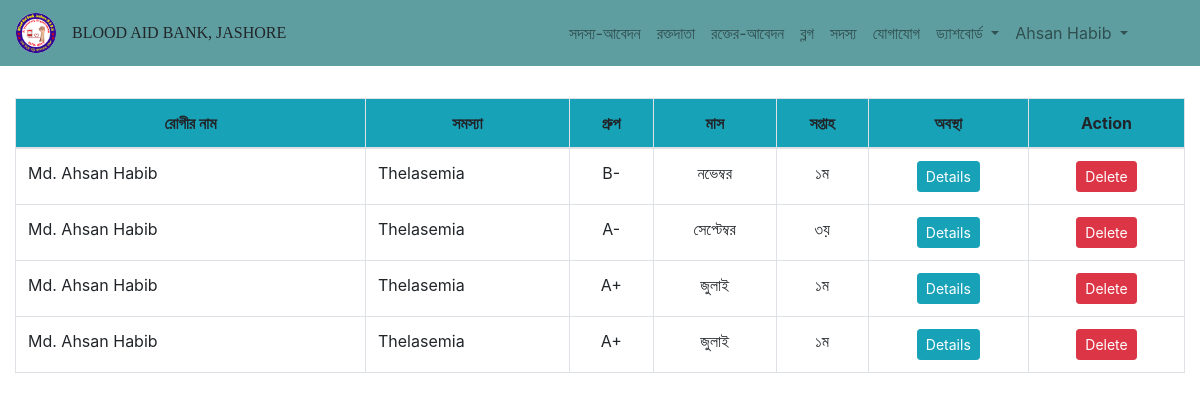
The app's page /Blood_Booking/list (signed in) with its own data.
### Bloodbank/models.py (models this page shows, shortened)
class Booking(models.Model):
    STATEMENT =(
        ('সংগ্রহ চলছে','সংগ্রহ চলছে'),
        ('যোগাযোগ করুন','যোগাযোগ করুন'),
    )
    WEEK = (
        ('১ম', '১ম'),
        ('২য়', '২য়'),
        ('৩য়', '৩য়'),
        ('৪র্থ', '৪র্থ'),
    )
    name = models.CharField(max_length = 100, verbose_name = 'রক্তদাতা নাম')
    phone = models.CharField(max_length = 14, verbose_name = 'মোবাইল নাম্বার')
    problem = models.CharField(max_length = 100, verbose_name = 'রোগীর সমস্যা')
    blood_group = models.ForeignKey(BloodGroup, on_delete=models.CASCADE, verbose_name = 'রক্তের গ্রুপ', null=False)
    month = models.ForeignKey(Month, on_delete=models.CASCADE, verbose_name = 'মাস',)
    week = models.CharField(max_length = 100, verbose_name = 'সপ্তাহ', choices=WEEK)
    location = models.ForeignKey(Upazila, on_delete=models.CASCADE, verbose_name="উপজেলা/থানা", null=False)
    zilla = models.ForeignKey(Zilla, on_delete=models.CASCADE, verbose_name="জেলা", null=False)
    statement = models.CharField(max_length = 100, verbose_name = 'রক্তের অবস্থা', choices=STATEMENT, blank = True, null = False)
    REQUIRED_FIELDS = ('name', 'phone','problem', 'blood_group','month','week', 'location','zilla')
    class Meta:
        verbose_name_plural = "Blood Booking"

class BloodGroup(models.Model):
    group = models.CharField(max_length=6, blank=False, null=False, verbose_name="রক্তের গ্রুপ")
    def __str__(self):
        return self.group
    class Meta:
        verbose_name_plural = "Blood Group"

class Month(models.Model):
    month = models.CharField(max_length =20, blank=False, null=False, verbose_name="মাস")
    def __str__(self):
        return self.month
    class Meta:
        verbose_name_plural = "Month"

### Bloodbank/views.py (the view)
# urls.py: path('Blood_Booking/list', views.show_booking_list, name = 'show_booking_list'),
def show_booking_list(request):
    booking = Booking.objects.order_by('-month').all()
    return render(request, 'Bloodbank/booking_list.html', context={'booking':booking})

### templates/Bloodbank/booking_list.html
{% extends "base.html" %}
{% load crispy_forms_tags %}
{% load static %}
{% block content %}
<div class="container-fluid pt-5" style="margin-top:50px">
    <div class="table-responsive mt-0">
        <table class="table table-bordered">
            <thead class="bg-info text-center">
              <tr>
                <th style="width:350px">রোগীর নাম</th>
                <th>সমস্যা</th>
                <th>গ্রুপ</th>
                <th>মাস</th>
                <th>সপ্তাহ</th>
                <th>অবস্থা</th>
                {% if user.is_authenticated %}
                <th>Action</th>
                {%endif%}
              </tr>
            </thead>
            <tbody>
              {% for l in booking%}
                <tr>
                  <td style="width:350px">{{l.name}}</td>
                  <td>{{l.problem}}</td>
                  <td class="text-center">{{l.blood_group}}</td>
                  <td class="text-center">{{l.month}}</td>
                  <td class="text-center">{{l.week}}</td>
                  <td class="text-center">
                    <a class="btn btn-sm btn-info" type="button" href="{% url 'Bloodbank:show_booking_details' l.pk%}">Details</a>
                  </td>
                  {% if user.is_authenticated %}
                  <td class="text-center">
                    <a class="btn btn-sm btn-danger" type="button" href="{% url 'Bloodbank:delete_booking' l.pk%}">Delete</a>
                  </td>
                  {%endif %}
                </tr>
              {% endfor %}
            </tbody>
          </table>
    </div>
</div>
{% endblock %}

### templates/base.html (shortened to what this page needs)
<!DOCTYPE html>
{% load static %}
<html lang="en">
<head>
    <link rel="stylesheet" href="https://cdnjs.cloudflare.com/ajax/libs/font-awesome/5.15.2/css/all.min.css">
    <link rel="stylesheet" href="https://maxcdn.bootstrapcdn.com/bootstrap/4.0.0/css/bootstrap.min.css">
    <link rel="stylesheet" href="{% static 'css/style.css' %}">
</head>
<body>
    <div>
        <nav class="navbar navbar-expand-lg navbar-light fixed-top" style="background-color: cadetblue;">
            <a class="navbar-brand" href="{% url 'Bloodbank:index' %}" >
                <img src="{% static 'images/logo/logo.jpg' %}" alt="Logo" style="width: 40px; height:40px; border-radius:50%">
            </a>
            <p class="text-left mr-auto mt-2 h6" style="font-family: Lucida Sans;">BLOOD AID BANK, JASHORE</p>
            <div class="collapse navbar-collapse" id="navbarSupportedContent">
            <ul class="navbar-nav ml-auto" id="myDIV">
                <li class="nav-item">
                    <a class="nav-link text-center" href="{% url 'Bloodbank:addMember' %}">সদস্য-আবেদন</a>
                </li>
                <li class="nav-item ">
                    <a class="nav-link text-center" href="{% url 'Bloodbank:show_donor' %}" >রক্তদাতা</a>
                </li>
                <li class="nav-item">
                <a class="nav-link text-center" href="{% url 'Bloodbank:show_booking_list'%}">রক্তের-আবেদন</a>
                </li>
                <li class="nav-item">
                    <a class="nav-link text-center" href="{% url 'Blog:blog' %}">ব্লগ</a>
                </li>
                <li class="nav-item">
                    <a class="nav-link text-center" href="{% url 'Bloodbank:member' %}">সদস্য</a>
                </li>
                <li class="nav-item">
                    <a class="nav-link text-center" href="{% url 'Bloodbank:about' %}">যোগাযোগ</a>
                </li>
                {% if user.is_authenticated %}
                <li class="nav-item" style="cursor: pointer;">
                    <div class="dropdown">
                        <a class="nav-link dropdown-toggle text-center" type="button" data-toggle="dropdown">
                            ড্যাশবোর্ড
                        </a>
                    </div>
                </li>
                <li class="nav-item mr-5" style="cursor: pointer;">
                    <div class="dropdown">
                        <a class="nav-link dropdown-toggle text-center" type="button" data-toggle="dropdown">
                            {{user.first_name}} {{user.last_name}}
                        </a>
                    </div>
                </li>
                {% else %}
                    <li class="nav-item text-left">
                        <a style="font-weight: bold;" class="nav-link btn btn-sm " href="{% url 'AppLogin:login' %}"><i class="fa fa-fw fa-user"></i>Login</a>
                    </li>
                {% endif%}
            </ul>
            </div>
        </nav>
    </div>
    {% block content %}
    {% endblock %}
</body>
</html>

### records on screen
Booking: name "Md. Ahsan Habib", problem "Thelasemia", blood_group "B-", month "নভেম্বর", week "১ম"
Booking: name "Md. Ahsan Habib", problem "Thelasemia", blood_group "A-", month "সেপ্টেম্বর", week "৩য়"
Booking: name "Md. Ahsan Habib", problem "Thelasemia", blood_group "A+", month "জুলাই", week "১ম"
Booking: name "Md. Ahsan Habib", problem "Thelasemia", blood_group "A+", month "জুলাই", week "১ম"

### other values on screen
{{ user.first_name }} "Ahsan"
{{ user.last_name }} "Habib"
